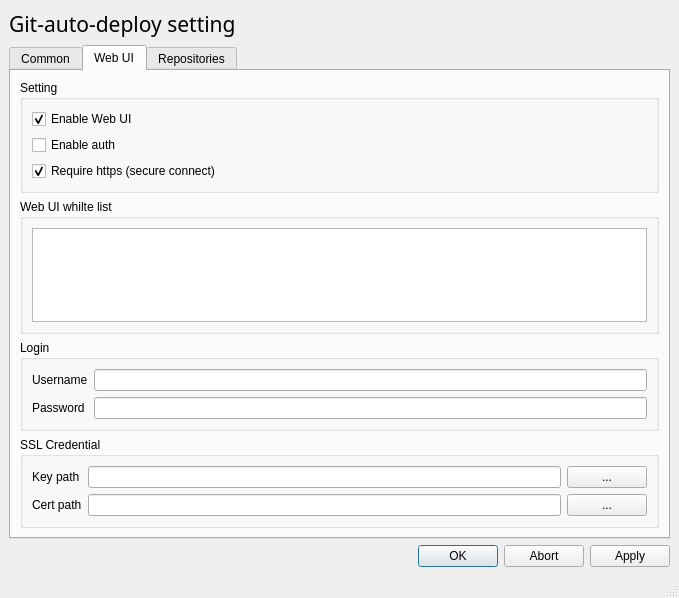
<?xml version="1.0" encoding="UTF-8"?>
<ui version="4.0">
 <class>gitautodeploy_config_MainWindow</class>
 <widget class="QMainWindow" name="gitautodeploy_config_MainWindow">
  <property name="geometry">
   <rect>
    <x>0</x>
    <y>0</y>
    <width>679</width>
    <height>598</height>
   </rect>
  </property>
  <property name="windowTitle">
   <string>Git-auto-deploy preference</string>
  </property>
  <widget class="QWidget" name="centralwidget">
   <layout class="QVBoxLayout" name="verticalLayout">
    <item>
     <widget class="QLabel" name="label">
      <property name="font">
       <font>
        <family>Myriad Pro Light</family>
        <pointsize>16</pointsize>
       </font>
      </property>
      <property name="text">
       <string>Git-auto-deploy setting</string>
      </property>
     </widget>
    </item>
    <item>
     <widget class="QTabWidget" name="main_tabWidget">
      <property name="currentIndex">
       <number>1</number>
      </property>
      <widget class="QWidget" name="common_tab">
       <attribute name="title">
        <string>Common</string>
       </attribute>
       <layout class="QVBoxLayout" name="verticalLayout_3">
        <item>
         <widget class="QGroupBox" name="groupBox_service_status">
          <property name="title">
           <string>services</string>
          </property>
          <layout class="QGridLayout" name="gridLayout" columnstretch="0,0,0,0,0,0" columnminimumwidth="0,0,0,0,0,0">
           <item row="0" column="1">
            <widget class="QLabel" name="label_service_name">
             <property name="text">
              <string>Service name</string>
             </property>
            </widget>
           </item>
           <item row="0" column="0">
            <widget class="QLabel" name="label_service_status">
             <property name="text">
              <string>Status</string>
             </property>
            </widget>
           </item>
           <item row="1" column="4">
            <widget class="QPushButton" name="service_gitautodeploy_start_pushButton">
             <property name="text">
              <string>Start / Stop</string>
             </property>
            </widget>
           </item>
           <item row="1" column="2">
            <widget class="QLabel" name="service_gitautodeploy_pid">
             <property name="text">
              <string>0</string>
             </property>
            </widget>
           </item>
           <item row="1" column="5">
            <widget class="QPushButton" name="service_gitautodeploy_log_pushButton">
             <property name="text">
              <string>Logs</string>
             </property>
            </widget>
           </item>
           <item row="1" column="1">
            <widget class="QLabel" name="service_label_gitautodeploy">
             <property name="text">
              <string>gitautodeploy</string>
             </property>
            </widget>
           </item>
           <item row="0" column="2">
            <widget class="QLabel" name="label_service_pid">
             <property name="text">
              <string>PID(s)</string>
             </property>
            </widget>
           </item>
           <item row="1" column="0">
            <widget class="QLabel" name="service_gitautodeploy_status">
             <property name="text">
              <string>stop</string>
             </property>
            </widget>
           </item>
           <item row="0" column="3">
            <widget class="QLabel" name="label_service_port">
             <property name="text">
              <string>Port(s)</string>
             </property>
            </widget>
           </item>
           <item row="1" column="3">
            <widget class="QLabel" name="service_gitautodeploy_port">
             <property name="text">
              <string>-</string>
             </property>
            </widget>
           </item>
           <item row="2" column="0">
            <widget class="QLabel" name="service_ngrok_status">
             <property name="text">
              <string>stop</string>
             </property>
            </widget>
           </item>
           <item row="2" column="1">
            <widget class="QLabel" name="service_label_ngrok">
             <property name="text">
              <string>ngrok</string>
             </property>
            </widget>
           </item>
           <item row="2" column="2">
            <widget class="QLabel" name="service_ngrok_pid">
             <property name="text">
              <string>0</string>
             </property>
            </widget>
           </item>
           <item row="2" column="3">
            <widget class="QLabel" name="service_ngrok_port">
             <property name="text">
              <string>-</string>
             </property>
            </widget>
           </item>
           <item row="2" column="4">
            <widget class="QPushButton" name="service_ngrok_start_pushButton">
             <property name="text">
              <string>Start / Stop</string>
             </property>
            </widget>
           </item>
           <item row="2" column="5">
            <widget class="QPushButton" name="service_ngrok_log_pushButton">
             <property name="enabled">
              <bool>false</bool>
             </property>
             <property name="text">
              <string>Logs</string>
             </property>
            </widget>
           </item>
           <item row="0" column="4" colspan="2">
            <widget class="QLabel" name="label_service_action">
             <property name="text">
              <string>Action</string>
             </property>
            </widget>
           </item>
          </layout>
         </widget>
        </item>
        <item>
         <widget class="QGroupBox" name="groupBox_3">
          <property name="title">
           <string>Config</string>
          </property>
          <layout class="QFormLayout" name="formLayout">
           <property name="fieldGrowthPolicy">
            <enum>QFormLayout::AllNonFixedFieldsGrow</enum>
           </property>
           <item row="2" column="1">
            <layout class="QHBoxLayout" name="horizontalLayout_2">
             <item>
              <widget class="QLineEdit" name="lineEdit_pid_filepath"/>
             </item>
             <item>
              <widget class="QPushButton" name="pushButton_browse_pid_filepath">
               <property name="text">
                <string>...</string>
               </property>
              </widget>
             </item>
            </layout>
           </item>
           <item row="3" column="0">
            <widget class="QLabel" name="label_22">
             <property name="text">
              <string>Daemon mode</string>
             </property>
            </widget>
           </item>
           <item row="3" column="1">
            <widget class="QCheckBox" name="checkBox_daemon_mode_active">
             <property name="text">
              <string>Active</string>
             </property>
            </widget>
           </item>
           <item row="4" column="0">
            <widget class="QLabel" name="label_16">
             <property name="text">
              <string>Logs file path</string>
             </property>
            </widget>
           </item>
           <item row="4" column="1">
            <layout class="QHBoxLayout" name="horizontalLayout_3">
             <item>
              <widget class="QLineEdit" name="lineEdit_log_filepath"/>
             </item>
             <item>
              <widget class="QPushButton" name="pushButton_browse_log_filepath">
               <property name="text">
                <string>...</string>
               </property>
              </widget>
             </item>
            </layout>
           </item>
           <item row="5" column="0">
            <widget class="QLabel" name="label_17">
             <property name="text">
              <string>log-level</string>
             </property>
            </widget>
           </item>
           <item row="5" column="1">
            <layout class="QHBoxLayout" name="horizontalLayout_4">
             <item>
              <widget class="QComboBox" name="comboBox_log_level">
               <item>
                <property name="text">
                 <string>INFO</string>
                </property>
               </item>
               <item>
                <property name="text">
                 <string>WARNING</string>
                </property>
               </item>
               <item>
                <property name="text">
                 <string>ERROR</string>
                </property>
               </item>
               <item>
                <property name="text">
                 <string>CRITICAL</string>
                </property>
               </item>
               <item>
                <property name="text">
                 <string>DEBUG</string>
                </property>
               </item>
               <item>
                <property name="text">
                 <string>NOTSET</string>
                </property>
               </item>
              </widget>
             </item>
             <item>
              <spacer name="horizontalSpacer">
               <property name="orientation">
                <enum>Qt::Horizontal</enum>
               </property>
               <property name="sizeHint" stdset="0">
                <size>
                 <width>40</width>
                 <height>20</height>
                </size>
               </property>
              </spacer>
             </item>
            </layout>
           </item>
           <item row="2" column="0">
            <widget class="QLabel" name="label_15">
             <property name="text">
              <string>PID file path</string>
             </property>
            </widget>
           </item>
           <item row="8" column="0" colspan="2">
            <widget class="QGroupBox" name="groupBox_pre_post_deploy_script">
             <property name="title">
              <string>Global deploy script</string>
             </property>
             <layout class="QFormLayout" name="formLayout_2">
              <item row="0" column="0">
               <widget class="QLabel" name="label_Pre_deploy_script">
                <property name="text">
                 <string>Pre-deploy script</string>
                </property>
               </widget>
              </item>
              <item row="1" column="0">
               <widget class="QLabel" name="label_Post_deploy_script">
                <property name="text">
                 <string>Post-deploy script</string>
                </property>
               </widget>
              </item>
              <item row="0" column="1">
               <widget class="QLineEdit" name="lineEdit_predeploy_script"/>
              </item>
              <item row="1" column="1">
               <widget class="QLineEdit" name="lineEdit_postdeploy_script"/>
              </item>
             </layout>
            </widget>
           </item>
           <item row="0" column="0">
            <widget class="QLabel" name="label_httpHost">
             <property name="text">
              <string>HTTP Host</string>
             </property>
            </widget>
           </item>
           <item row="0" column="1">
            <layout class="QHBoxLayout" name="horizontalLayout_5" stretch="0,0,0,0,1">
             <item>
              <widget class="QLineEdit" name="lineEdit_http_host"/>
             </item>
             <item>
              <widget class="QLabel" name="label_23">
               <property name="text">
                <string>Port</string>
               </property>
              </widget>
             </item>
             <item>
              <widget class="QLineEdit" name="lineEdit_http_port"/>
             </item>
             <item>
              <widget class="QCheckBox" name="checkBox_http_enable">
               <property name="text">
                <string>Enable</string>
               </property>
               <property name="checked">
                <bool>true</bool>
               </property>
              </widget>
             </item>
             <item>
              <spacer name="horizontalSpacer_2">
               <property name="orientation">
                <enum>Qt::Horizontal</enum>
               </property>
               <property name="sizeHint" stdset="0">
                <size>
                 <width>40</width>
                 <height>20</height>
                </size>
               </property>
              </spacer>
             </item>
            </layout>
           </item>
           <item row="1" column="0">
            <widget class="QLabel" name="label_httpsHost">
             <property name="text">
              <string>HTTPS Host</string>
             </property>
            </widget>
           </item>
           <item row="1" column="1">
            <layout class="QHBoxLayout" name="horizontalLayout_8" stretch="0,0,0,0,1">
             <item>
              <widget class="QLineEdit" name="lineEdit_https_host"/>
             </item>
             <item>
              <widget class="QLabel" name="label_28">
               <property name="text">
                <string>Port</string>
               </property>
              </widget>
             </item>
             <item>
              <widget class="QLineEdit" name="lineEdit_https_port"/>
             </item>
             <item>
              <widget class="QCheckBox" name="checkBox_https_enable">
               <property name="text">
                <string>Enable</string>
               </property>
               <property name="checked">
                <bool>true</bool>
               </property>
              </widget>
             </item>
             <item>
              <spacer name="horizontalSpacer_3">
               <property name="orientation">
                <enum>Qt::Horizontal</enum>
               </property>
               <property name="sizeHint" stdset="0">
                <size>
                 <width>40</width>
                 <height>20</height>
                </size>
               </property>
              </spacer>
             </item>
            </layout>
           </item>
          </layout>
         </widget>
        </item>
        <item>
         <spacer name="verticalSpacer_2">
          <property name="orientation">
           <enum>Qt::Vertical</enum>
          </property>
          <property name="sizeHint" stdset="0">
           <size>
            <width>20</width>
            <height>40</height>
           </size>
          </property>
         </spacer>
        </item>
       </layout>
      </widget>
      <widget class="QWidget" name="webui_tab">
       <attribute name="title">
        <string>Web UI</string>
       </attribute>
       <layout class="QVBoxLayout" name="verticalLayout_4">
        <item>
         <widget class="QGroupBox" name="groupBox_6">
          <property name="title">
           <string>Setting</string>
          </property>
          <layout class="QVBoxLayout" name="verticalLayout_5">
           <item>
            <widget class="QCheckBox" name="checkBox_enable_webui">
             <property name="text">
              <string>Enable Web UI</string>
             </property>
             <property name="checked">
              <bool>true</bool>
             </property>
            </widget>
           </item>
           <item>
            <widget class="QCheckBox" name="checkBox_enable_webui_auth">
             <property name="text">
              <string>Enable auth</string>
             </property>
            </widget>
           </item>
           <item>
            <widget class="QCheckBox" name="checkBox_enable_webui_https">
             <property name="text">
              <string>Require https (secure connect)</string>
             </property>
             <property name="checked">
              <bool>true</bool>
             </property>
            </widget>
           </item>
          </layout>
         </widget>
        </item>
        <item>
         <widget class="QGroupBox" name="groupBox_7">
          <property name="title">
           <string>Web UI whilte list</string>
          </property>
          <layout class="QVBoxLayout" name="verticalLayout_6">
           <item>
            <widget class="QListWidget" name="listWidget_webui_whitelist"/>
           </item>
          </layout>
         </widget>
        </item>
        <item>
         <widget class="QGroupBox" name="groupBox_5">
          <property name="title">
           <string>Login</string>
          </property>
          <property name="checkable">
           <bool>false</bool>
          </property>
          <layout class="QFormLayout" name="formLayout_4">
           <property name="fieldGrowthPolicy">
            <enum>QFormLayout::AllNonFixedFieldsGrow</enum>
           </property>
           <item row="0" column="0">
            <widget class="QLabel" name="label_25">
             <property name="text">
              <string>Username</string>
             </property>
            </widget>
           </item>
           <item row="0" column="1">
            <widget class="QLineEdit" name="lineEdit_webui_auth_username"/>
           </item>
           <item row="1" column="0">
            <widget class="QLabel" name="label_26">
             <property name="text">
              <string>Password</string>
             </property>
            </widget>
           </item>
           <item row="1" column="1">
            <widget class="QLineEdit" name="lineEdit_webui_auth_password">
             <property name="echoMode">
              <enum>QLineEdit::Password</enum>
             </property>
            </widget>
           </item>
          </layout>
         </widget>
        </item>
        <item>
         <widget class="QGroupBox" name="groupBox_2">
          <property name="title">
           <string>SSL Credential</string>
          </property>
          <layout class="QFormLayout" name="formLayout_3">
           <item row="0" column="0">
            <widget class="QLabel" name="label_21">
             <property name="text">
              <string>Key path</string>
             </property>
            </widget>
           </item>
           <item row="1" column="0">
            <widget class="QLabel" name="label_24">
             <property name="text">
              <string>Cert path</string>
             </property>
            </widget>
           </item>
           <item row="0" column="1">
            <layout class="QHBoxLayout" name="horizontalLayout_6">
             <item>
              <widget class="QLineEdit" name="lineEdit_sll_key_path"/>
             </item>
             <item>
              <widget class="QPushButton" name="pushButton_browse_key">
               <property name="text">
                <string>...</string>
               </property>
              </widget>
             </item>
            </layout>
           </item>
           <item row="1" column="1">
            <layout class="QHBoxLayout" name="horizontalLayout_7">
             <item>
              <widget class="QLineEdit" name="lineEdit_sll_cert_path"/>
             </item>
             <item>
              <widget class="QPushButton" name="pushButton_browse_cert">
               <property name="text">
                <string>...</string>
               </property>
              </widget>
             </item>
            </layout>
           </item>
          </layout>
         </widget>
        </item>
        <item>
         <spacer name="verticalSpacer_3">
          <property name="orientation">
           <enum>Qt::Vertical</enum>
          </property>
          <property name="sizeHint" stdset="0">
           <size>
            <width>20</width>
            <height>40</height>
           </size>
          </property>
         </spacer>
        </item>
       </layout>
      </widget>
      <widget class="QWidget" name="gitrepo_tab">
       <attribute name="title">
        <string>Repositories</string>
       </attribute>
       <layout class="QHBoxLayout" name="horizontalLayout" stretch="0,0">
        <property name="spacing">
         <number>1</number>
        </property>
        <item>
         <widget class="QTableWidget" name="tableWidget_repositories">
          <property name="sizePolicy">
           <sizepolicy hsizetype="Expanding" vsizetype="Expanding">
            <horstretch>0</horstretch>
            <verstretch>0</verstretch>
           </sizepolicy>
          </property>
          <column>
           <property name="text">
            <string>Repository name</string>
           </property>
          </column>
          <column>
           <property name="text">
            <string>URL</string>
           </property>
          </column>
          <column>
           <property name="text">
            <string>Path</string>
           </property>
          </column>
          <column>
           <property name="text">
            <string>Current branch</string>
           </property>
          </column>
          <column>
           <property name="text">
            <string>Last commit date</string>
           </property>
          </column>
          <column>
           <property name="text">
            <string>Edit filter</string>
           </property>
          </column>
         </widget>
        </item>
        <item>
         <layout class="QVBoxLayout" name="verticalLayout_2">
          <property name="spacing">
           <number>6</number>
          </property>
          <item>
           <widget class="QPushButton" name="pushButton_repository_add">
            <property name="sizePolicy">
             <sizepolicy hsizetype="Minimum" vsizetype="Fixed">
              <horstretch>0</horstretch>
              <verstretch>0</verstretch>
             </sizepolicy>
            </property>
            <property name="maximumSize">
             <size>
              <width>20</width>
              <height>20</height>
             </size>
            </property>
            <property name="toolTip">
             <string>&lt;html&gt;&lt;head/&gt;&lt;body&gt;&lt;p&gt;add repository&lt;/p&gt;&lt;/body&gt;&lt;/html&gt;</string>
            </property>
            <property name="text">
             <string>+</string>
            </property>
            <property name="flat">
             <bool>true</bool>
            </property>
           </widget>
          </item>
          <item>
           <widget class="QPushButton" name="pushButton_repository_delete">
            <property name="maximumSize">
             <size>
              <width>20</width>
              <height>20</height>
             </size>
            </property>
            <property name="toolTip">
             <string>&lt;html&gt;&lt;head/&gt;&lt;body&gt;&lt;p&gt;remove repository&lt;/p&gt;&lt;/body&gt;&lt;/html&gt;</string>
            </property>
            <property name="text">
             <string>-</string>
            </property>
            <property name="flat">
             <bool>true</bool>
            </property>
           </widget>
          </item>
          <item>
           <widget class="QPushButton" name="pushButton_repository_pull">
            <property name="maximumSize">
             <size>
              <width>20</width>
              <height>20</height>
             </size>
            </property>
            <property name="toolTip">
             <string>&lt;html&gt;&lt;head/&gt;&lt;body&gt;&lt;p&gt;pull repository&lt;/p&gt;&lt;/body&gt;&lt;/html&gt;</string>
            </property>
            <property name="text">
             <string>↓</string>
            </property>
            <property name="flat">
             <bool>true</bool>
            </property>
           </widget>
          </item>
          <item>
           <spacer name="verticalSpacer">
            <property name="orientation">
             <enum>Qt::Vertical</enum>
            </property>
            <property name="sizeHint" stdset="0">
             <size>
              <width>20</width>
              <height>40</height>
             </size>
            </property>
           </spacer>
          </item>
         </layout>
        </item>
       </layout>
      </widget>
     </widget>
    </item>
    <item>
     <widget class="QDialogButtonBox" name="submit_buttonBox">
      <property name="standardButtons">
       <set>QDialogButtonBox::Abort|QDialogButtonBox::Apply|QDialogButtonBox::Ok</set>
      </property>
      <property name="centerButtons">
       <bool>false</bool>
      </property>
     </widget>
    </item>
   </layout>
  </widget>
  <widget class="QStatusBar" name="statusbar"/>
 </widget>
 <resources/>
 <connections/>
</ui>
